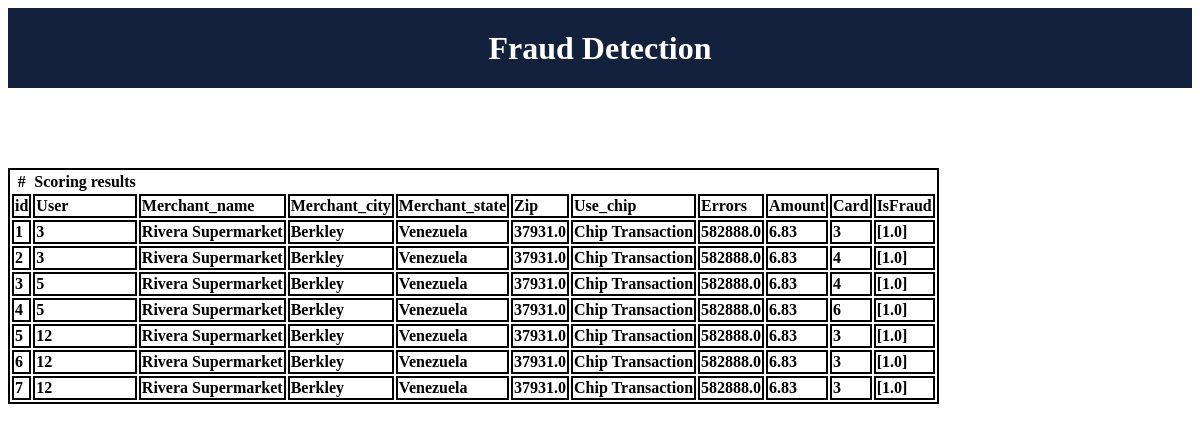
Before: /mydatabase with the older database file.
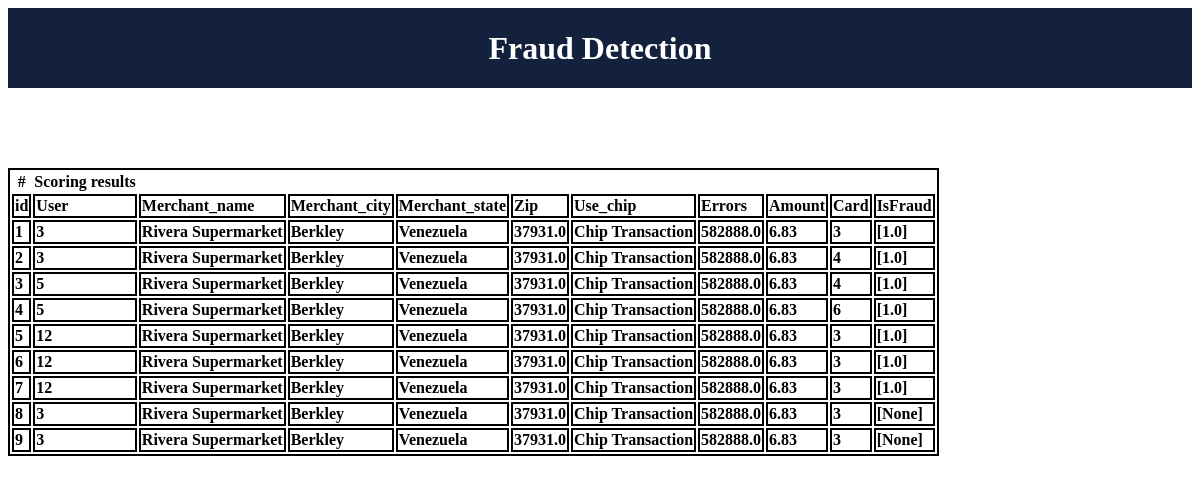
After: the same page with the newer database file.
### mainScreen/models.py (models this page shows)
class scoringDataBase(models.Model):
    Id = models.AutoField(primary_key=True)
    Amount = models.CharField(max_length=100)
    Card = models.CharField(max_length=100)
    Errors = models.CharField(max_length=100)
    Merchant_city = models.CharField(max_length=100)
    Merchant_name = models.CharField(max_length=100)
    Merchant_state = models.CharField(max_length=100)
    Use_chip = models.CharField(max_length=100)
    User = models.CharField(max_length=100)
    Zip = models.CharField(max_length=100)
    IsFraud = models.CharField(max_length=100)

### mainScreen/views.py (the view)
# urls.py: path('mydatabase',showTables)
def showTables(request):
    myDatabase = scoringDataBase.objects.all()
    context = {
        "myDatabase": myDatabase
    }
    return render(request, 'mydatabase.html', context)

### templates/mydatabase.html (shortened to what this page needs)
<!DOCTYPE html>
<html lang="en">
<head>
</head>
{% load static %}
{% block page_content %}
<header>
    <h1>Fraud Detection</h1>
</header>
<body>
<h1><br></h1>
<div class="row">
    <div class="col-md-4">
        <table class="table table-striped table-hover">
        <thead>
            <th>#</th>
            <th>Scoring results</th>
        </thead>
        <tbody>
            <tr>
                <td><strong>id</strong></td>
                <td><strong>User</strong></td>
                <td><strong>Merchant_name</strong></td>
                <td><strong>Merchant_city</strong></td>
                <td><strong>Merchant_state</strong></td>
                <td><strong>Zip</strong></td>
                <td><strong>Use_chip</strong></td>
                <td><strong>Errors</strong></td>
                <td><strong>Amount</strong></td>
                <td><strong>Card</strong></td>
                <td><strong>IsFraud</strong></td>
            </tr>
        {% for i in myDatabase %}
        <tr>
           <td><strong>{{ forloop.counter }} </strong></td>
           <td><strong>{{ i.User}}</strong></td>
           <td><strong>{{ i.Merchant_name}}</strong></td>
           <td><strong>{{ i.Merchant_city}}</strong></td>
           <td><strong>{{ i.Merchant_state}}</strong></td>
           <td><strong>{{ i.Zip}}</strong></td>
           <td><strong>{{ i.Use_chip}}</strong></td>
           <td><strong>{{ i.Errors}}</strong></td>
           <td><strong>{{ i.Amount}}</strong></td>
           <td><strong>{{ i.Card}}</strong></td>
           <td><strong>{{ i.IsFraud}}</strong></td>
        </tr>
        {% endfor %}
        </tbody>
        </table>
</body>
{% endblock %}

### templates/mydatabase.html (style rules this page uses)
table,thead,td,tr { border: 2px solid black; }
header { display: flex; justify-content: center; align-items: center; height: 80px; background-color: #14213d; color: #fff; }

Changed rows visible on the page:
added scoringDataBase: User "3", Merchant_name "Rivera Supermarket", Merchant_city "Berkley", Merchant_state "Venezuela", Zip "37931.0", Use_chip "Chip Transaction", Errors "582888.0", Amount "6.83", Card "3", IsFraud "[None]"
added scoringDataBase: User "3", Merchant_name "Rivera Supermarket", Merchant_city "Berkley", Merchant_state "Venezuela", Zip "37931.0", Use_chip "Chip Transaction", Errors "582888.0", Amount "6.83", Card "3", IsFraud "[None]"
